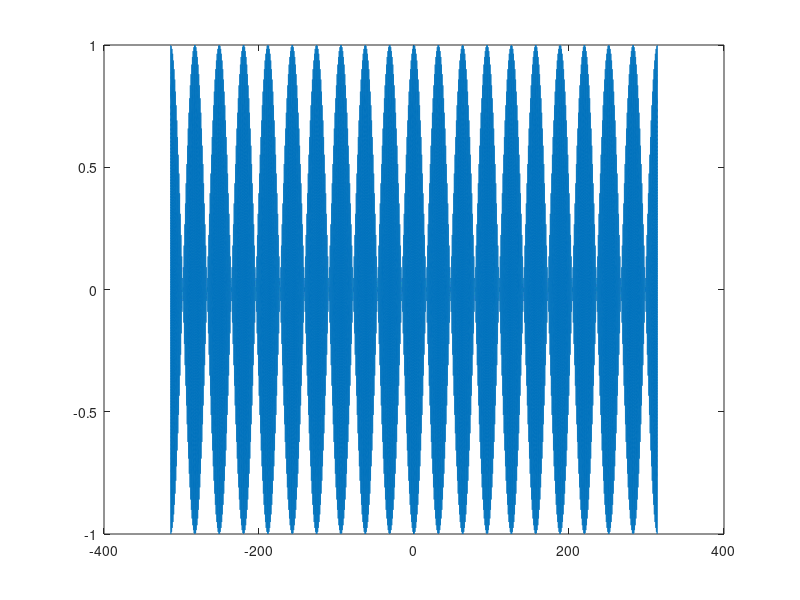

Source code (MATLAB):
step = 0.001;
f1 = 0.1;
f2 = 7;
t = [-100*pi:step:100*pi];
ycos1 = cos(t*f1);
ycos2 = cos(t*f2);
ycos = ycos1.*ycos2;
sum(ycos)*step
plot(t, ycos)